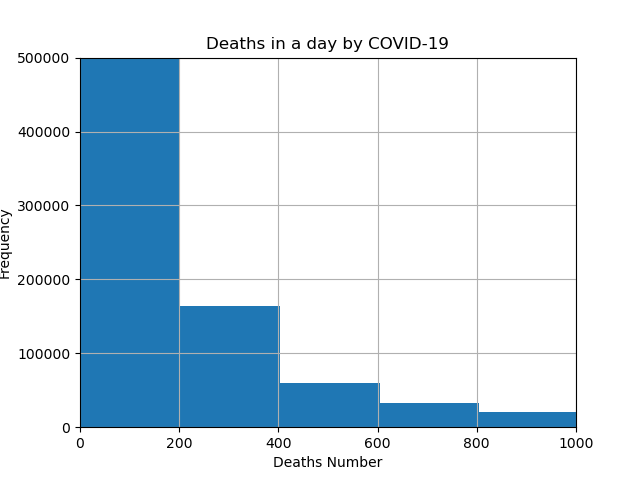

Write the Python code that produced this figure.
#!/usr/bin/python
import pandas as pd
import matplotlib.pyplot as plt

df = pd.read_csv("https://github.com/nytimes/covid-19-data/raw/master/us-counties.csv")

histo_plot = df['deaths'].hist(bins=200)
histo_plot.set_title('Deaths in a day by COVID-19')
histo_plot.set_xlabel('Deaths Number')
histo_plot.set_ylabel('Frequency')

plt.xlim([0, 1000])
plt.ylim([0, 500000])
plt.savefig('histogram.png')
